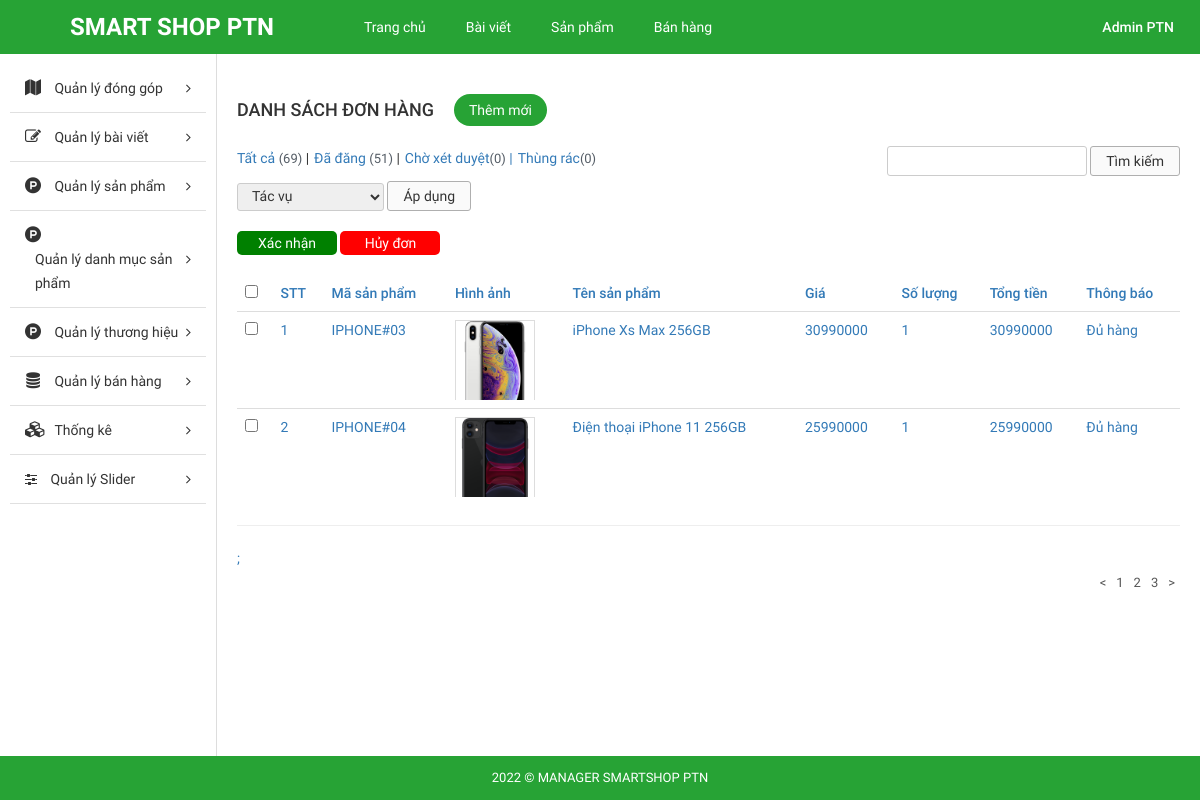
Page /admin/index.php?modules=orders&controllers=index&action=detail&id_order=20 (signed in) on the committed database.
### tables this page shows
CREATE TABLE `tbl_product` (
  `id` int(11) NOT NULL,
  `id_category` int(11) NOT NULL,
  `id_brand` int(11) NOT NULL,
  `name` varchar(255) NOT NULL,
  `code` varchar(255) NOT NULL,
  `price` float NOT NULL,
  `promotional_price` float NOT NULL,
  `quantity` int(11) NOT NULL,
  `status` enum('còn hàng','hết hàng','hàng sắp về') NOT NULL,
  `description` text NOT NULL,
  `type_of_gas_stove` varchar(255) NOT NULL,
  `igniters` varchar(255) NOT NULL,
  `gas_consumption` varchar(255) NOT NULL,
  `burners` varchar(255) NOT NULL,
  `utilities` varchar(255) NOT NULL,
  `manufacturer_in` varchar(255) NOT NULL,
  `year_of_manufacture` varchar(255) NOT NULL,
  `user` varchar(255) NOT NULL,
  `create_date` varchar(255) NOT NULL,
  `image` varchar(255) NOT NULL,
  `level` enum('hot','normal','discount') NOT NULL
);

### admin/modules/orders/controllers/indexController.php (called while the page is built, shortened)
<?php
function detailAction(){
	$id_order = $_GET['id_order'];
	$data = array();
	$check = true;
	$data_order = getAllDetailOrderNo($id_order);
	foreach ($data_order as $key => $value) {
		$id_product = (int)$value['id_product'];
		$data_product = getProductInOrder($id_product);
		$data[$key]['sub_total_price'] = $value['sub_total_price'];
		$data[$key]['qty']  = $value['qty'];
		$data[$key]['code'] = $data_product['code'];
		$data[$key]['image'] = $data_product['image'];
		$data[$key]['name'] = $data_product['name'];
		$data[$key]['price'] = $data_product['price'];
		if($value['qty'] > $data_product['quantity']){
			$data[$key]['mess'] = "Thiếu hàng";
			$check = false;
		}else{
			$data[$key]['mess'] = "Đủ hàng";
		}
	};
	$data[count($data)] = $id_order;
	$data[count($data)] = $check;
	load_view('detail',$data);
}
?>

### admin/libraries/database.php (called while the page is built, shortened)
<?php
function db_query($query_string) {
    global $conn;
    $result = mysqli_query($conn, $query_string);
    return $result;
}
function db_fetch_row($query_string) {
    $mysqli_result = db_query($query_string);
    $result = mysqli_fetch_assoc($mysqli_result);
    return $result;
}
function db_fetch_array($query_string) {
    $result = array();
    $mysqli_result = db_query($query_string);
    while ($row = mysqli_fetch_assoc($mysqli_result)) {
        $result[] = $row;
    }
    return $result;
}

### admin/modules/orders/models/indexModel.php (called while the page is built, shortened)
<?php
function getAllDetailOrderNo($id_order){
	return db_fetch_array("SELECT * FROM `tbl_detail_order` WHERE `id_order` ='$id_order'");
}
function getProductInOrder($id_product){
	return db_fetch_row("SELECT * FROM `tbl_product` WHERE `id` ='$id_product'");
}
 ?>

### admin/core/router.php (called while the page is built, shortened)
<?php
$action_name = get_action().'Action';
call_function(array('construct', $action_name));

### admin/core/appload.php (called while the page is built, shortened)
<?php
require CONFIGPATH . DIRECTORY_SEPARATOR . 'database.php';
require LIBPATH . DIRECTORY_SEPARATOR . 'database.php';
require COREPATH . DIRECTORY_SEPARATOR . 'base.php';
require COREPATH . DIRECTORY_SEPARATOR . 'router.php';

### admin/index.php (called while the page is built, shortened)
<?php
require COREPATH.DIRECTORY_SEPARATOR.'appload.php';

### admin/modules/orders/views/detailView.php (the view, shortened to what this page needs)
<div id="main-content-wp" class="list-product-page" >
    <div class="wrap clearfix">
        <div id="content" class="fl-right">
            <div class="section" id="title-page">
                <div class="clearfix">
                    <h3 id="index" class="fl-left">Danh sách đơn hàng</h3>
                    <a href="?page=add_cat" title="" id="add-new" class="fl-left">Thêm mới</a>
                </div>
            </div>
            <div class="section" id="detail-page">
                <div class="section-detail">
                    <div class="filter-wp clearfix">
                        <ul class="post-status fl-left">
                            <li class="all"><a href="">Tất cả <span class="count">(69)</span></a> |</li>
                            <li class="publish"><a href="">Đã đăng <span class="count">(51)</span></a> |</li>
                            <li class="pending"><a href="">Chờ xét duyệt<span class="count">(0)</span> |</a></li>
                            <li class="pending"><a href="">Thùng rác<span class="count">(0)</span></a></li>
                        </ul>
                        <form method="GET" class="form-s fl-right">
                            <input type="text" name="s" id="s">
                            <input type="submit" name="sm_s" value="Tìm kiếm">
                        </form>
                    </div>
                    <div class="actions">
                        <form method="GET" action="" class="form-actions">
                            <select name="actions">
                                <option value="0">Tác vụ</option>
                            </select>
                            <input type="submit" name="sm_action" value="Áp dụng">
                        </form>
                    </div>
                    <div class="table-responsive">
                        <a  style=" <?php if(!$data[count($data) - 1]) echo "pointer-events: none;" ?> display: inline-block; text-align: center; margin-bottom: 20px;background-color: green;color: white; border: none; border-radius: 5px; width: 100px;"  href="?modules=orders&controllers=index&action=confirm&id_order=<?php echo $data[count($data)-2]; ?>">Xác nhận <a/>
                        <a style=" display: inline-block; text-align: center; margin-bottom: 20px;background-color: red;color: white; border: none; border-radius: 5px; width: 100px;"  href="?modules=orders&controllers=index&action=cancel&id_order=<?php echo $data[count($data)-2]; ?>" >Hủy đơn<a/>
                        <table class="table list-table-wp">
                            <thead>
                                <tr>
                                    <td><input type="checkbox" name="checkAll" id="checkAll"></td>
                                    <td><span class="thead-text">STT</span></td>
                                    <td><span class="thead-text">Mã sản phẩm</span></td>
                                    <td><span class="thead-text">Hình ảnh</span></td>
                                    <td><span class="thead-text">Tên sản phẩm</span></td>
                                    <td><span class="thead-text">Giá</span></td>
                                    <td><span class="thead-text">Số lượng</span></td>
                                    <td><span class="thead-text">Tổng tiền</span></td>
                                    <td><span class="thead-text">Thông báo</span></td>
                                </tr>
                            </thead>
                            <tbody>
                                <?php if(!empty($data))  foreach ($data as $key => $value) { if($key < count($data) -2){?>
                                <tr>
                                    <td><input type="checkbox" name="checkItem" class="checkItem"></td>
                                    <td><span class="tbody-text"><?php echo ($key +1) ;?></h3></span>
                                    <td><span class="tbody-text"><?php echo $value['code']; ?></h3></span>
                                    <td>
                                        <div class="tbody-thumb">
                                            <img src="<?php echo $value['image']; ?>" alt="">
                                        </div>
                                    </td>
                                    <td><span class="tbody-text"><?php echo $value['name']; ?></h3></span>
                                    <td><span class="tbody-text"><?php echo $value['price'] ;?></span></td>
                                    <td><span class="tbody-text"><?php echo $value['qty'] ;?></span></td>
                                    <td><span class="tbody-text"><?php echo $value['sub_total_price']; ?></span></td>
                                    <td><span  class="tbody-text"><?php echo $value['mess']; ?></span></td>
                                </tr>
                            <?php } }; ?>
                            </tbody>
                        </table>
                        <hr>;
                    </div>
                </div>
            </div>
            <div class="section" id="paging-wp">
                <div class="section-detail clearfix">
                    <ul id="list-paging" class="fl-right">
                        <li>
                            <a href="" title=""><</a>
                        </li>
                        <li>
                            <a href="" title="">1</a>
                        </li>
                        <li>
                            <a href="" title="">2</a>
                        </li>
                        <li>
                            <a href="" title="">3</a>
                        </li>
                        <li>
                            <a href="" title="">></a>
                        </li>
                    </ul>
                </div>
            </div>
        </div>
    </div>
</div>

### admin/core/base.php (shortened to what this page needs)
<?php
function get_module() {
    global $config;
    $module = isset($_GET['modules']) ? $_GET['modules'] : $config['default_module'];
    return $module;
}
function call_function($list_function = array()) {
    if (is_array($list_function)) {
        foreach ($list_function as $f) {
            if (function_exists($f())) {
                $f();
            }
        }
    }
}
function load_view($name, $data_send = array()) {
    $data = $data_send;
    $path = MODULESPATH . DIRECTORY_SEPARATOR . get_module() . DIRECTORY_SEPARATOR . 'views' . DIRECTORY_SEPARATOR . $name . 'View.php';
    if (file_exists($path)) {
        require $path;
    } else {
        echo "Không tìm thấy {$path}";
    }
}
function get_header($name = '') {
    global $data;
    if (empty($name)) {
        $name = 'header';
    } else {
        $name = "header-{$name}";
    }
    $path = LAYOUTPATH . DIRECTORY_SEPARATOR . $name . '.php';
    if (file_exists($path)) {
        if (is_array($data)) {
            foreach ($data as $key => $a) {
                $$key = $a;
            }
        }
        require $path;
    } else {
        echo "Không tìm thấy {$path}";
    }
}
function get_footer($name = '') {
    global $data;
    if (empty($name)) {
        $name = 'footer';
    } else {
        $name = "footer-{$name}";
    }
    $path = LAYOUTPATH . DIRECTORY_SEPARATOR . $name . '.php';
    if (file_exists($path)) {
        if (is_array($data)) {
            foreach ($data as $key => $a) {
                $$key = $a;
            }
        }
        require $path;
    } else {
        echo "Không tìm thấy {$path}";
    }
}
function get_sidebar($name = '') {
    global $data;
    if (empty($name)) {
        $name = 'sidebar';
    } else {
        $name = "sidebar-{$name}";
    }
    $path = LAYOUTPATH . DIRECTORY_SEPARATOR . $name . '.php';
    if (file_exists($path)) {
        if (is_array($data)) {
            foreach ($data as $key => $a) {
                $$key = $a;
            }
        }
        require $path;
    } else {
        echo "Không tìm thấy {$path}";
    }
}
?>

### admin/public/css/import/global.css (style rules this page uses)
body { font-family: "Roboto Regular"; font-size: 14px; line-height: 24px; color: #333; }
.fl-left { float: left; }
.fl-right { float: right; }
img { max-width: 100%; height: auto; display: block; }
ul li { list-style: none!important; }
a { text-decoration: none!important; }

### admin/public/css/import/list_post.css (style rules this page uses)
#content { width: 82%; border-left: 1px solid #ddd; padding: 20px; }
#add-new { display: inline-block; color: #fff; background: #27a335; padding: 4px 15px; margin: 20px; border-radius: 20px; }
#index { font-family: 'Roboto Medium'; font-weight: normal; text-transform: uppercase; font-size: 18px; padding: 24px 0px; }
.list-table-wp thead tr td { font-family: 'Roboto Medium'; font-weight: normal; }
#list-paging li { float: left; }
#list-paging li a { display: inline-block; color: #555; font-size: 13px; padding: 0px 5px; }
.filter-wp { margin-bottom: 5px; }
.actions { margin-bottom: 20px; }
.post-status li { float: left; font-size: 14px; margin-right: 5px; }
.post-status li .count { color: #555d66; font-size: 13px; display: inline-block; }
.form-s input[type="text"], .form-actions select { border-radius: 3px; border: 1px solid #ccc; padding: 2px 10px; }
.form-s input[type="submit"], .form-actions input[type="submit"] { border-radius: 3px; border: 1px solid #afafaf; padding: 2px 15px; background: #fafafa; }
.form-actions select { padding: 4px 10px; }

### admin/public/css/import/list_product.css (style rules this page uses)
.tbody-thumb { width: 80px; height: 80px; overflow: hidden; }
.tbody-thumb img { border: 1px solid #ddd; }

### admin/public/css/import/menu.css (style rules this page uses)
.actions select { border-radius: 3px; border: 1px solid #ccc; padding: 4px 10px; }

### admin/public/css/import/detail_order.css (style rules this page uses)
.table { margin-bottom: 0!important; }

### rows in the picture
tbl_product: code "IPHONE#03", image (picture), name "iPhone Xs Max 256GB", price "30990000", qty "1", mess "Đủ hàng"
tbl_product: code "IPHONE#04", image (picture), name "Điện thoại iPhone 11 256GB", price "25990000", qty "1", mess "Đủ hàng"
